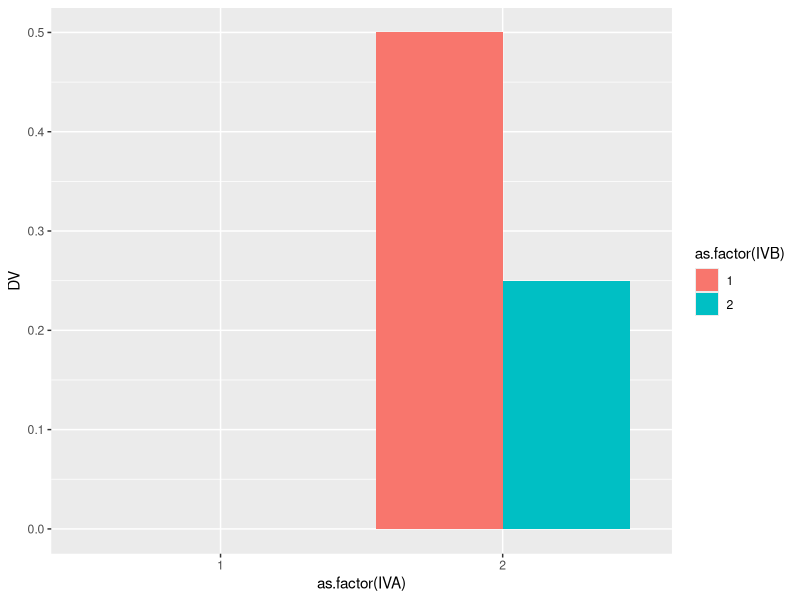
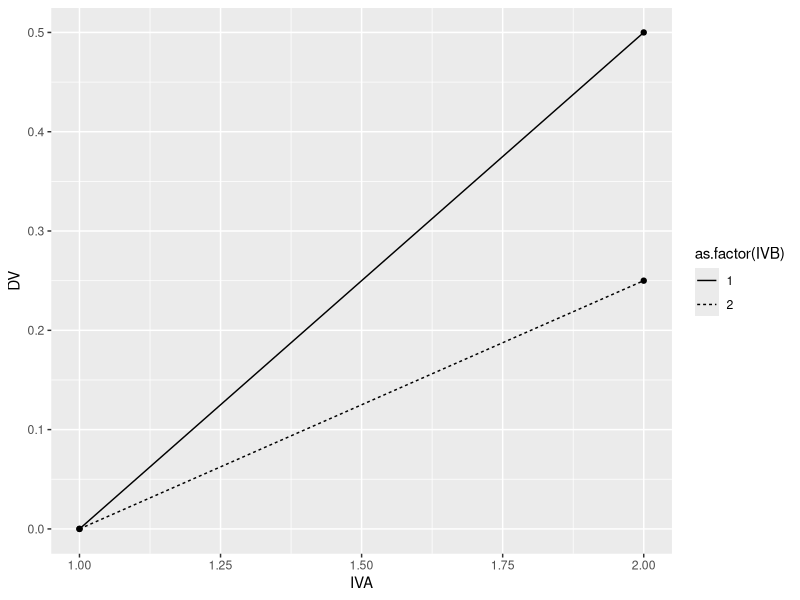

Here is the R script that generated these plots, in order:
## ---- chunk 1
knitr::opts_chunk$set(echo = TRUE)
## ---- chunk 2
#load libraries
library(tibble)
library(ggplot2)

# define 2-factor score model
grand_mean <- 0
A <- c(0,.5)
B <- c(0,0)
AB <- c(0,0,0,-.25)

# create design table
model_data <- tibble()
for(i in 1:length(A)){
  for(j in 1:length(B)){
    IVA <- i
    IVB <- j
    DV <- grand_mean+A[i]+B[j]+AB[(i-1)*length(B)+j]
    sc_GM <- grand_mean
    sc_A <- A[i]
    sc_B <- B[j]
    sc_AB <- AB[(i-1)*length(B)+j]
    row_entry <- tibble(IVA,IVB,DV,
                        sc_GM,sc_A,sc_B,sc_AB)
    model_data <- rbind(model_data,row_entry)
  }
}

knitr::kable(model_data)

# generate a bar graph
ggplot(model_data, aes(y=DV,
                       x=as.factor(IVA),
                       fill=as.factor(IVB)))+
       geom_bar(stat='identity', position='dodge')
## ---- chunk 3
##Alternative solution for Question A

model_data<-tibble(IVA=c(1,1,2,2),
                   IVB=c(1,2,1,2),
                   DV=c(0,0,.5,.25))

ggplot(model_data, aes(y=DV,
                       x=IVA,
                       linetype=as.factor(IVB)))+
       geom_line()+
       geom_point()
## ---- chunk 4
# N per condition selected by trial and error 
N <- 58 
A_pvalue <- c()

for(i in 1:1000){
  IVA <- rep(rep(c("1","2"), each=2),N)
  IVB <- rep(rep(c("1","2"), 2),N)
  DV <- c(replicate(N,c(rnorm(1,0,1), # means A1B1
                        rnorm(1,0,1), # means A1B2
                        rnorm(1,.5,1), # means A2B1
                        rnorm(1,.25,1)  # means A2B2
          )))
  sim_df <- data.frame(IVA,IVB,DV)

  aov_results <- summary(aov(DV~IVA*IVB, sim_df))
  A_pvalue[i]<-aov_results[[1]]$`Pr(>F)`[1]
}

length(A_pvalue[A_pvalue<0.05])/1000
## ---- chunk 5
##Alternative solution for Question B
N <- 58 
A_pvalue <- c()

for(i in 1:1000){
  sim_df<-tibble(
    IVA = rep(rep(c("1","2"), each=2),N),
    IVB = rep(rep(c("1","2"), 2),N),
    DV = rnorm(4*N, c(0,0,.5,.25),1)
  )
  aov_results <- summary(aov(DV~IVA*IVB, sim_df))
  
  A_pvalue[i]<-aov_results[[1]]$`Pr(>F)`[1]
}

length(A_pvalue[A_pvalue<0.05])/1000
## ---- chunk 6
#N per condition selected by trial and error
N <- 500 
AB_pvalue <- c()

for(i in 1:1000){
  sim_df<-tibble(
    IVA = rep(rep(c("1","2"), each=2),N),
    IVB = rep(rep(c("1","2"), 2),N),
    DV = rnorm(4*N, c(0,0,.5,.25),1)
  )
  aov_results <- summary(aov(DV~IVA*IVB, sim_df))
  
  AB_pvalue[i]<-aov_results[[1]]$`Pr(>F)`[3]
}

length(AB_pvalue[AB_pvalue<0.05])/1000    
## ---- chunk 7



N <- 500 
AB_pvalue <- c()

for(i in 1:1000){
  sim_df<-tibble(
    IVA = rep(rep(c("1","2"), each=2),N),
    IVB = rep(rep(c("1","2"), 2),N),
    DV = rnorm(4*N, c(0,0,.5,.25),1)
  )
  aov_results <- summary(aov(DV~IVA*IVB, sim_df))
  
  AB_pvalue[i]<-aov_results[[1]]$`Pr(>F)`[3]
}

length(AB_pvalue[AB_pvalue<0.05])/1000    
